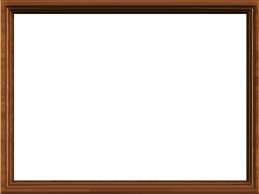
#> input picture 視訊處裡/Python_OpenCV _for_Student/logo2.png, 259 x 194 px
$ python 35_Insert_logo_in_Video.py
#> lines starting #> are read from the running program, lines starting #| are printed output that depends on the picture; after the words box and inside, x2 and y2 are one past the last pixel; in counts of white or black regions, pixels touching at a corner belong together
import cv2
import numpy as np
cap=cv2.VideoCapture(0)
img=cv2.imread('logo2.png')
#> img is the input picture: shape (194, 259, 3); mean B, G, R 203.4, 209.9, 219.9
img=cv2.resize(img,(640,480))
#> img: shape (480, 640, 3)
gray = cv2.cvtColor(img,cv2.COLOR_BGR2GRAY)
ret, mask = cv2.threshold(gray, 250, 255, cv2.THRESH_BINARY)
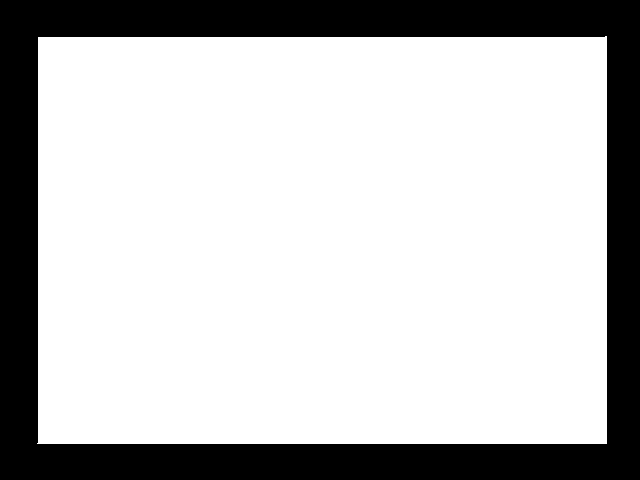
#> mask: shape (480, 640); 75.4% white; 1 black region, box (x1, y1, x2, y2) and area: (0, 0, 640, 480) 75614
mask_inv = cv2.bitwise_not(mask)

while(True):
	ret, frame=cap.read()
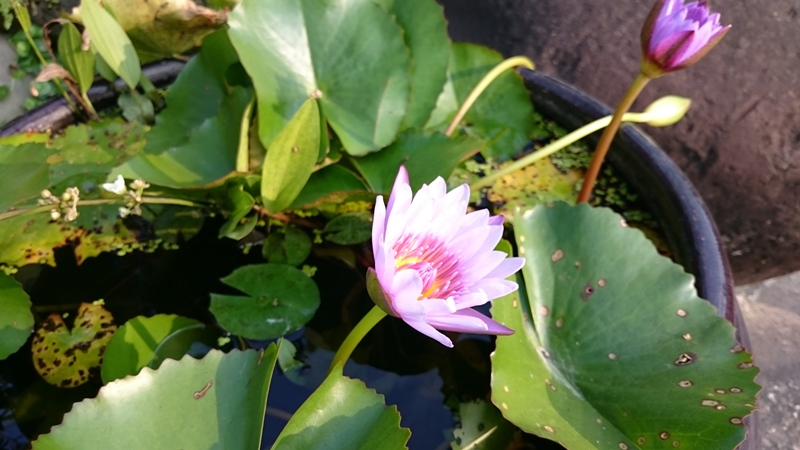
#> input picture 視訊處裡/Python_OpenCV _for_Student/sample.jpg, 800 x 450 px, given in place of the camera
#> frame is the input picture: shape (450, 800, 3); mean B, G, R 69.7, 105.1, 95.9
	frame=cv2.resize(frame,(640,480))
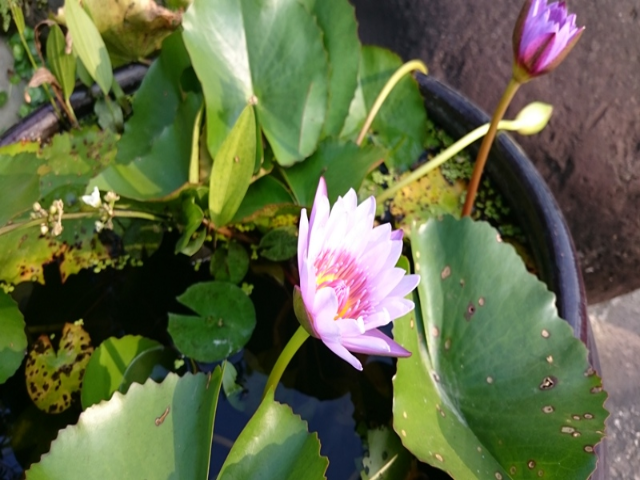
#> frame: shape (480, 640, 3); mean B, G, R 69.6, 104.9, 95.8
	frame=cv2.flip(frame,1)
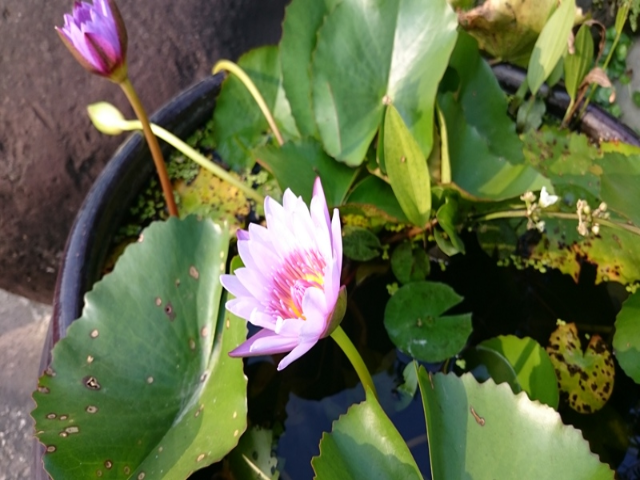
#> frame: shape (480, 640, 3); mean B, G, R 69.6, 104.9, 95.8
	roi=frame[:]
	roi=cv2.bitwise_and(roi,roi,mask = mask)
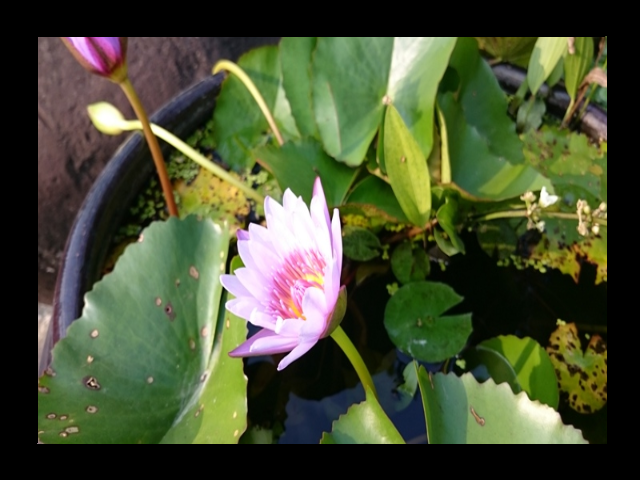
#> roi: shape (480, 640, 3); mean B, G, R 51.1, 79.1, 71
	img=cv2.bitwise_and(img,img,mask = mask_inv)
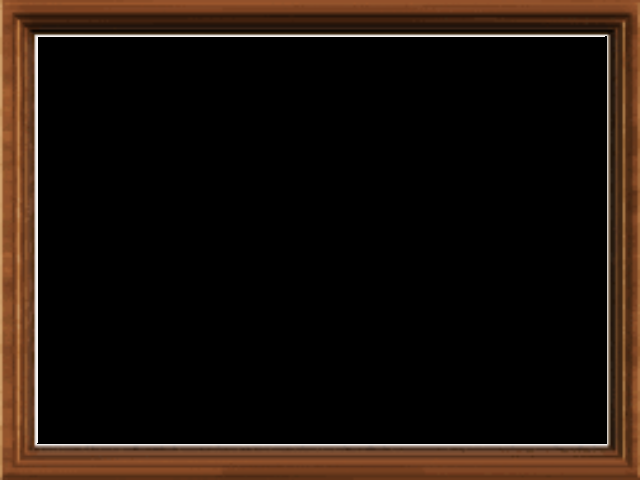
#> img: shape (480, 640, 3); mean B, G, R 11.1, 17.6, 27.6
	dst = cv2.add(roi,img)
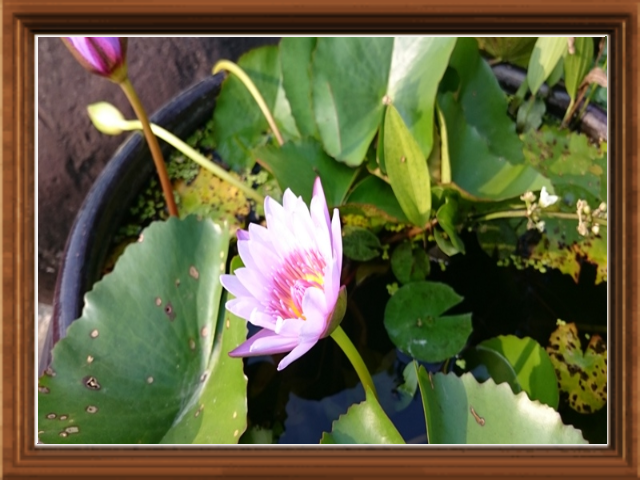
#> dst: shape (480, 640, 3); mean B, G, R 62.2, 96.7, 98.6
	cv2.imshow('dst', dst)
	if cv2.waitKey(1) & 0xFF == ord('q'):
#> (key q is pressed here)
		break

cv2.waitKey(0)
cv2.destroyAllWindows()
